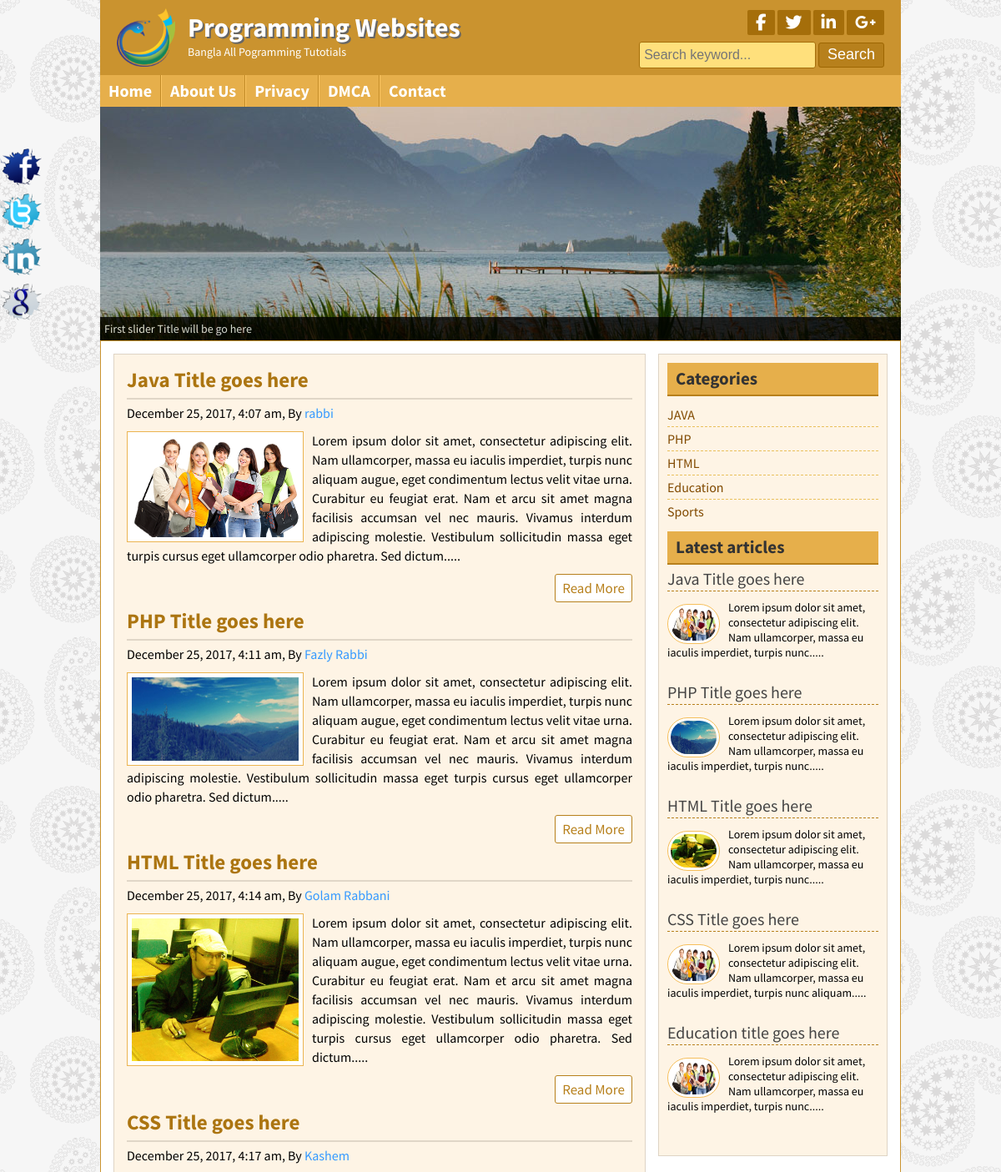
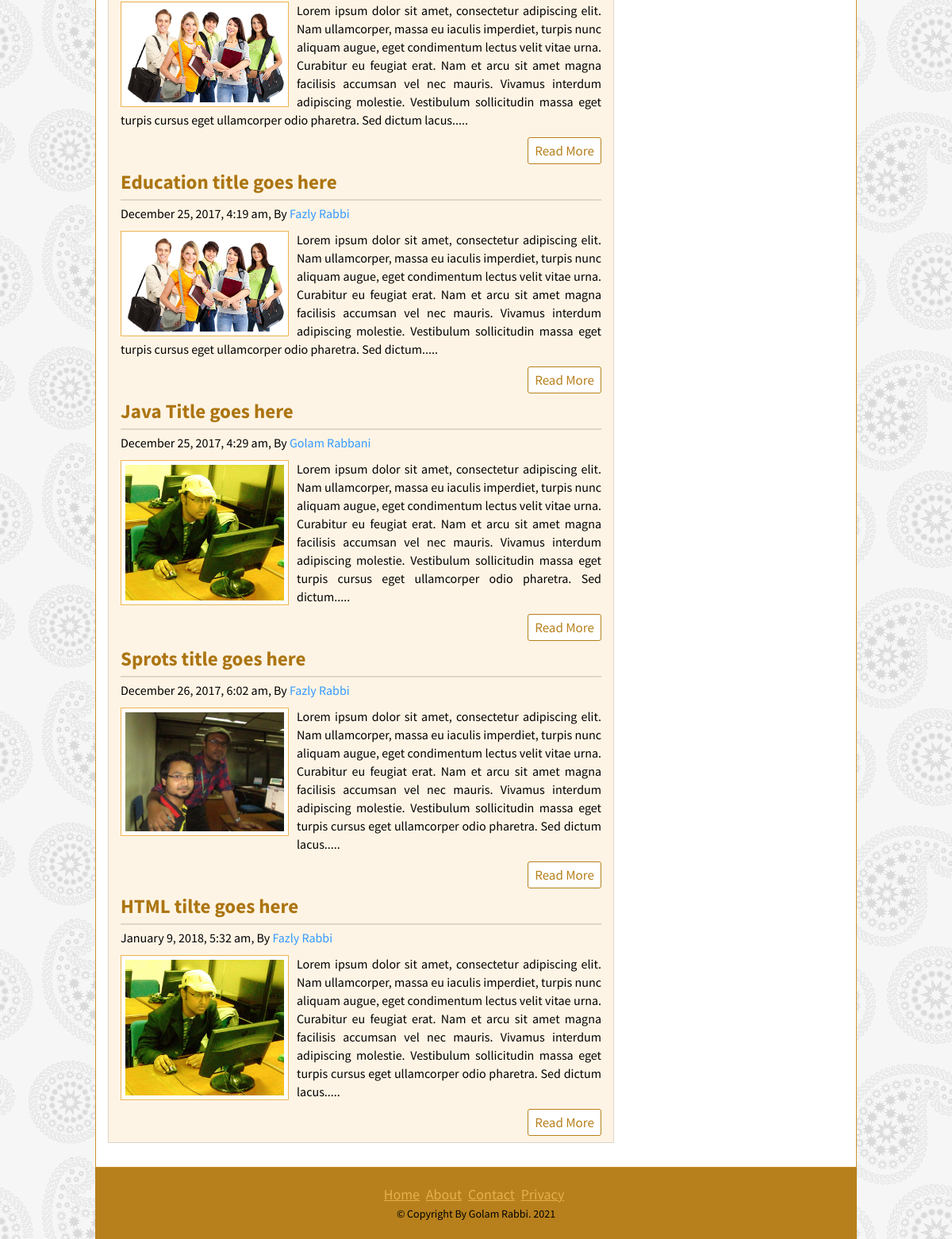
Screenshot of /search.php with the database file from the repository (2 pictures, top to bottom).
### tables this page shows
CREATE TABLE `title_slogan` (
  `id` int(11) NOT NULL,
  `title` varchar(255) NOT NULL,
  `slogan` varchar(255) NOT NULL,
  `logo` varchar(255) NOT NULL
);

CREATE TABLE `tbl_social` (
  `id` int(11) NOT NULL,
  `fb` varchar(255) NOT NULL,
  `tw` varchar(255) NOT NULL,
  `ln` varchar(255) NOT NULL,
  `gp` varchar(255) NOT NULL
);

CREATE TABLE `tbl_page` (
  `id` int(11) NOT NULL,
  `name` varchar(255) NOT NULL,
  `body` text NOT NULL
);

CREATE TABLE `tbl_post` (
  `id` int(11) NOT NULL,
  `cat` int(11) NOT NULL,
  `title` varchar(255) NOT NULL,
  `body` text NOT NULL,
  `image` varchar(255) NOT NULL,
  `author` varchar(50) NOT NULL,
  `tags` varchar(255) NOT NULL,
  `date` timestamp NOT NULL DEFAULT CURRENT_TIMESTAMP,
  `userid` int(11) NOT NULL
);

CREATE TABLE `tbl_catagory` (
  `id` int(11) NOT NULL,
  `name` varchar(50) NOT NULL
);

CREATE TABLE `tbl_footer` (
  `id` int(11) NOT NULL,
  `note` varchar(255) NOT NULL
);

### helpers/format.php (called while the page is built, shortened)
<?php
	class format{
		public function formatDate($date){
			return date('F j, Y, g:i a', strtotime($date));
		}
		public function textshorten($text,$limit = 400){
			$text = $text. " ";
			$text = substr($text, 0, $limit);
			$text = substr($text, 0, strrpos($text, ' '));
			$text = $text.".....";
			return $text;
		}
}
?>

### search.php (the view, shortened to what this page needs)
<?php include 'inc/header.php';?>
<?php include 'inc/slider.php';?>
	<div class="contentsection contemplete clear">
		<div class="maincontent clear">
			<?php
				$sql = "SELECT * FROM tbl_post WHERE title LIKE '%$search%' OR body LIKE '%$search%'";
				$query = mysqli_query($con,$sql);
				if ($query) {
					while ( $result=mysqli_fetch_array($query)) {
			?>
			<div class="samepost clear">
				<h2><a href="post.php?id=<?php echo $result['id'];?>"><?php echo $result['title'];?></a></h2>
				<h4><?php echo $tm->formatDate($result['date']); ?>, By <a href="#"><?php echo $result['author'];?></a></h4>
				 <a href="#"><img src="admin/<?php echo $result['image'];?>" alt="post image"/></a>
				<?php echo $tm->textshorten($result['body']); ?>
				<div class="readmore clear">
					<a href="post.php?id=<?php echo $result['id'];?>">Read More</a>
				</div>
			</div>
			<?php } } else { ?>
				<p>Youe search query not found !!.</p>
				<?php } ?>
		</div>
<?php include 'inc/sidebar.php';?>
	</div>
<?php include 'inc/footer.php';?>

### inc/header.php (shortened to what this page needs)
<?php include 'config.php';?>
<?php include 'helpers/format.php';?>
 <?php
 	$tm = new format();
 ?>
<!DOCTYPE html>
<html>
<head>
	<link rel="stylesheet" href="font-awesome-4.5.0/css/font-awesome.css">
	<link rel="stylesheet" href="css/nivo-slider.css" type="text/css" media="screen" />
	<link rel="stylesheet" href="style.css">
</head>
<body>
	<div class="headersection templete clear">
		<a href="index.php">
			<div class="logo">
				<?php
            		$sql = "SELECT * FROM title_slogan WHERE id =1";
            		$query = mysqli_query($con,$sql);
            		while ($result = mysqli_fetch_array($query)) {
        		?>
				<img src="admin/<?php echo $result['logo'];?>" alt="Logo"/>
				<h2><?php echo $result['title'];?></h2>
				<p><?php echo $result['slogan'];?></p>
				<?php } ?>
			</div>
		</a>
		<div class="social clear">
			<div class="icon clear">
				<?php
            		$sql = "SELECT * FROM tbl_social WHERE id =1";
            		$query = mysqli_query($con,$sql);
            		while ($result = mysqli_fetch_array($query)) {
        		?>
				<a href="<?php echo $result['fb'];?>" target="_blank"><i class="fa fa-facebook"></i></a>
				<a href="<?php echo $result['tw'];?>" target="_blank"><i class="fa fa-twitter"></i></a>
				<a href="<?php echo $result['ln'];?>" target="_blank"><i class="fa fa-linkedin"></i></a>
				<a href="<?php echo $result['gp'];?>" target="_blank"><i class="fa fa-google-plus"></i></a>
				<?php } ?>
			</div>
			<div class="searchbtn clear">
			<form action="search.php" method="GET">
				<input type="text" name="search" placeholder="Search keyword..."/>
				<input type="submit" name="submit" value="Search"/>
			</form>
			</div>
		</div>
	</div>
<?php include 'menu.php';?>

### inc/menu.php
<div class="navsection templete">
	<?php
		$path = $_SERVER['SCRIPT_FILENAME'];
		$currentpage = basename($path,'.php');
	?>
	<ul>
		<li><a
			<?php if ($currentpage == 'index') {echo 'id="active"';} ?>
		 href="index.php">Home</a></li>
		<?php
			$sql = "SELECT * FROM tbl_page";
			$category = mysqli_query($con,$sql);
			if ($category) {
			while ( $result=mysqli_fetch_array($category)) {
		?>
			<li><a
				<?php
					if (isset($_GET['pageid']) && $_GET['pageid']==$result['id']) {
						echo 'id="active"';
					}
				?>
			 href="page.php?pageid=<?php echo $result['id']; ?>"> <?php echo $result['name'];?> </a></li>
		<?php } } ?>
		<li><a
			<?php if ($currentpage == 'contact') {echo 'id="active"';} ?>
			href="contact.php">Contact</a></li>
	</ul>
</div>

### inc/sidebar.php
<div class="sidebar clear">
	<div class="samesidebar clear">
		<h2>Categories</h2>
			<ul>
			<?php
				$sql = "SELECT * FROM tbl_catagory";
				$category = mysqli_query($con,$sql);
				if ($category) {
				while ( $result=mysqli_fetch_array($category)) {
			?>
				<li><a href="posts.php?Category=<?php echo $result['id']; ?>"> <?php echo $result['name'];?> </a></li>
				<?php } } else{ ?>
				<li>No Category Created</li>
				<?php } ?>
			</ul>
	</div>
	<div class="samesidebar clear">
		<h2>Latest articles</h2>
		<?php
			$sql = "SELECT * FROM tbl_post limit 5";
			$query = mysqli_query($con,$sql);
			if ($query) {
				while ( $result=mysqli_fetch_array($query)) {
		?>
			<div class="popular clear">
				<h3><a href="post.php?id=<?php echo $result['id'];?>"><?php echo $result['title'];?></a></h3>
				<img src="admin/<?php echo $result['image'];?>" alt="post image"/></a>
				<?php echo $tm->textshorten($result['body'], 128); ?>
			</div>
			<?php } } else {header("location:404.php");}?>
	</div>
</div>

### inc/footer.php (shortened to what this page needs)
	<div class="footersection templete clear">
	  <div class="footermenu clear">
		<ul>
			<li><a href="#">Home</a></li>
			<li><a href="#">About</a></li>
			<li><a href="#">Contact</a></li>
			<li><a href="#">Privacy</a></li>
		</ul>
	  </div>
	  <?php
           $sql = "SELECT * FROM tbl_footer WHERE id =1";
           $query = mysqli_query($con,$sql);
           while ($result = mysqli_fetch_array($query)) {
           ?>
	  <p>&copy; <?php echo $result['note'];?> <?php echo date('Y');?></p>
	  <?php } ?>
	</div>
	<div class="fixedicon clear">
		<?php
           $sql = "SELECT * FROM tbl_social WHERE id =1";
           $query = mysqli_query($con,$sql);
           while ($result = mysqli_fetch_array($query)) {
           ?>
		<a href="<?php echo $result['fb'];?>" target="_blank" ><img src="images/fb.png" alt="Facebook"/></a>
		<a href="<?php echo $result['tw'];?>" target="_blank" ><img src="images/tw.png" alt="Twitter"/></a>
		<a href="<?php echo $result['ln'];?>" target="_blank" ><img src="images/in.png" alt="LinkedIn"/></a>
		<a href="<?php echo $result['gp'];?>" target="_blank" ><img src="images/gl.png" alt="GooglePlus"/></a>
		<?php } ?>
	</div>
</body>
</html>

### rows the page displays
title_slogan: logo (picture), title "Programming Websites", slogan "Bangla All Pogramming Tutotials"
tbl_page: name "About Us"
tbl_page: name "Privacy"
tbl_page: name "DMCA"
tbl_post: title "Java Title goes here", date "December 25, 2017, 4:07 am", author "rabbi", image (picture), body "Lorem ipsum dolor sit amet, consectetur adipiscing elit. Nam ullamcorper, massa eu iaculis imperdiet, turpis nunc aliquam augue, eget condimentum lectus velit vitae urna. Curabitur eu feugiat erat. Nam et arcu sit amet magna facilisis accumsan vel nec mauris. Vivamus interdum adipiscing molestie. Vestibulum sollicitudin massa eget turpis cursus eget ullamcorper odio pharetra. Sed dictum.....", body "Lorem ipsum dolor sit amet, consectetur adipiscing elit. Nam ullamcorper, massa eu iaculis imperdiet, turpis nunc....."
tbl_post: title "PHP Title goes here", date "December 25, 2017, 4:11 am", author "Fazly Rabbi", image (picture), body "Lorem ipsum dolor sit amet, consectetur adipiscing elit. Nam ullamcorper, massa eu iaculis imperdiet, turpis nunc aliquam augue, eget condimentum lectus velit vitae urna. Curabitur eu feugiat erat. Nam et arcu sit amet magna facilisis accumsan vel nec mauris. Vivamus interdum adipiscing molestie. Vestibulum sollicitudin massa eget turpis cursus eget ullamcorper odio pharetra. Sed dictum.....", body "Lorem ipsum dolor sit amet, consectetur adipiscing elit. Nam ullamcorper, massa eu iaculis imperdiet, turpis nunc....."
tbl_post: title "HTML Title goes here", date "December 25, 2017, 4:14 am", author "Golam Rabbani", image (picture), body "Lorem ipsum dolor sit amet, consectetur adipiscing elit. Nam ullamcorper, massa eu iaculis imperdiet, turpis nunc aliquam augue, eget condimentum lectus velit vitae urna. Curabitur eu feugiat erat. Nam et arcu sit amet magna facilisis accumsan vel nec mauris. Vivamus interdum adipiscing molestie. Vestibulum sollicitudin massa eget turpis cursus eget ullamcorper odio pharetra. Sed dictum.....", body "Lorem ipsum dolor sit amet, consectetur adipiscing elit. Nam ullamcorper, massa eu iaculis imperdiet, turpis nunc....."
tbl_post: title "CSS Title goes here", date "December 25, 2017, 4:17 am", author "Kashem", image (picture), body "Lorem ipsum dolor sit amet, consectetur adipiscing elit. Nam ullamcorper, massa eu iaculis imperdiet, turpis nunc aliquam augue, eget condimentum lectus velit vitae urna. Curabitur eu feugiat erat. Nam et arcu sit amet magna facilisis accumsan vel nec mauris. Vivamus interdum adipiscing molestie. Vestibulum sollicitudin massa eget turpis cursus eget ullamcorper odio pharetra. Sed dictum lacus.....", body "Lorem ipsum dolor sit amet, consectetur adipiscing elit. Nam ullamcorper, massa eu iaculis imperdiet, turpis nunc aliquam....."
tbl_post: title "Education title goes here", date "December 25, 2017, 4:19 am", author "Fazly Rabbi", image (picture), body "Lorem ipsum dolor sit amet, consectetur adipiscing elit. Nam ullamcorper, massa eu iaculis imperdiet, turpis nunc aliquam augue, eget condimentum lectus velit vitae urna. Curabitur eu feugiat erat. Nam et arcu sit amet magna facilisis accumsan vel nec mauris. Vivamus interdum adipiscing molestie. Vestibulum sollicitudin massa eget turpis cursus eget ullamcorper odio pharetra. Sed dictum.....", body "Lorem ipsum dolor sit amet, consectetur adipiscing elit. Nam ullamcorper, massa eu iaculis imperdiet, turpis nunc....."
tbl_post: title "Java Title goes here", date "December 25, 2017, 4:29 am", author "Golam Rabbani", image (picture), body "Lorem ipsum dolor sit amet, consectetur adipiscing elit. Nam ullamcorper, massa eu iaculis imperdiet, turpis nunc aliquam augue, eget condimentum lectus velit vitae urna. Curabitur eu feugiat erat. Nam et arcu sit amet magna facilisis accumsan vel nec mauris. Vivamus interdum adipiscing molestie. Vestibulum sollicitudin massa eget turpis cursus eget ullamcorper odio pharetra. Sed dictum....."
tbl_post: title "Sprots title goes here", date "December 26, 2017, 6:02 am", author "Fazly Rabbi", image (picture), body "Lorem ipsum dolor sit amet, consectetur adipiscing elit. Nam ullamcorper, massa eu iaculis imperdiet, turpis nunc aliquam augue, eget condimentum lectus velit vitae urna. Curabitur eu feugiat erat. Nam et arcu sit amet magna facilisis accumsan vel nec mauris. Vivamus interdum adipiscing molestie. Vestibulum sollicitudin massa eget turpis cursus eget ullamcorper odio pharetra. Sed dictum lacus....."
tbl_post: title "HTML tilte goes here", date "January 9, 2018, 5:32 am", author "Fazly Rabbi", image (picture), body "Lorem ipsum dolor sit amet, consectetur adipiscing elit. Nam ullamcorper, massa eu iaculis imperdiet, turpis nunc aliquam augue, eget condimentum lectus velit vitae urna. Curabitur eu feugiat erat. Nam et arcu sit amet magna facilisis accumsan vel nec mauris. Vivamus interdum adipiscing molestie. Vestibulum sollicitudin massa eget turpis cursus eget ullamcorper odio pharetra. Sed dictum lacus....."
tbl_catagory: name "JAVA"
tbl_catagory: name "PHP"
tbl_catagory: name "HTML"
tbl_catagory: name "Education"
tbl_catagory: name "Sports"
tbl_footer: note "Copyright By Golam Rabbi."
